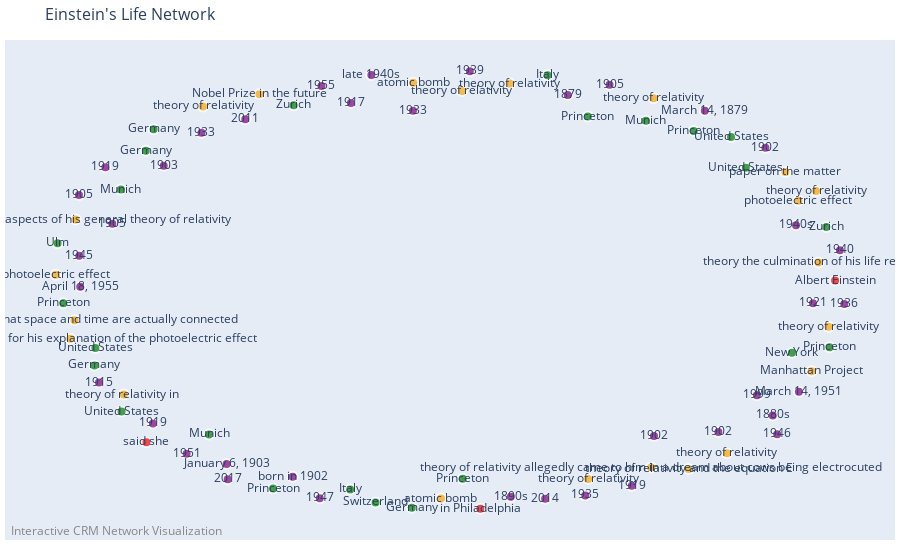

The code cell stored with this chart in its notebook:
### Markdown cell above
## Step 7: Interactive Network Visualization

Create an interactive network visualization using Plotly.

### Code cell
# Create plots directory
plots_dir = output_dir / "plots"
plots_dir.mkdir(exist_ok=True)

# Create interactive network plot
print("🎨 Creating interactive network visualization...")
interactive_fig = create_interactive_plot(
    graph,
    title="Einstein's Life Network",
    node_size_multiplier=20,
    edge_width_multiplier=2
)

# Save interactive plot
interactive_file = plots_dir / "network_overview.html"
interactive_fig.write_html(str(interactive_file))
print(f"✅ Generated interactive plot: {interactive_file}")

# Display in notebook - using alternative method
try:
    interactive_fig.show()
except ValueError as e:
    print(f"⚠️  Display issue: {e}")
    print("📁 Plot saved as HTML file - you can open it in your browser")
    print(f"🔗 File location: {interactive_file}")
    print("💡 Tip: Open the HTML file in your browser to view the interactive plot")

### Figure 1 — Plotly figure (JSON) as saved in the notebook; plotly's stock layout.template omitted (floating-point values rounded to 4 significant figures)
{"data": [{"hoverinfo": "none", "line": {"color": "#888", "width": 2}, "mode": "lines", "type": "scatter", "x": [], "y": []}, {"hoverinfo": "text", "hovertext": ["ID: 96bad046-6151-4ca3-a308-03550766ea38<br>Label: Albert Einstein<br>Class: E21", "ID: 0dbb60fb-71bd-4fe6-81a4-9c0413381345<br>Label: in Philadelphia<br>Class: E21", "ID: 7c7bc489-cd8f-4316-86f2-16da2034ddc5<br>Label: said she<br>Class: E21", "ID: c14a90aa-fd07-471d-a82c-f1f177cc434d<br>Label: Ulm<br>Class: E53", "ID: 92ed8c87-e3de-4b8c-8d6d-3f5112d8d4cc<br>Label: Munich<br>Class: E53", "ID: 8c6e9e4d-7ed7-4ca1-9bf0-e258d27fd1d9<br>Label: Munich<br>Class: E53", "ID: 39c70a4f-1dc8-4d15-b35d-094444a35f8b<br>Label: Munich<br>Class: E53", "ID: 89e9ca92-a432-484c-af5e-61067bd8ab77<br>Label: Zurich<br>Class: E53", "ID: 0bccdcec-7207-4adc-9b54-e011400a0a6c<br>Label: Zurich<br>Class: E53", "ID: a0598714-115e-44e5-9917-1a9dbbd93318<br>Label: Princeton<br>Class: E53", "ID: 869a69af-56cd-46f8-af6f-2ce114d1ae8d<br>Label: Princeton<br>Class: E53", "ID: b09355a3-57cc-477a-b7e9-a922178224d2<br>Label: Princeton<br>Class: E53", "ID: 588eaa18-8c2d-434e-9bff-a3d8433b608b<br>Label: Princeton<br>Class: E53", "ID: 14928449-ff5d-4edb-9a66-1414865760d8<br>Label: Princeton<br>Class: E53", "ID: f31936d0-a6d4-40f3-a162-0a5fa98be036<br>Label: Princeton<br>Class: E53", "ID: a96defd8-3b13-4862-b6b5-eae3b5b2c2e6<br>Label: New York<br>Class: E53", "ID: 0b7cc43e-4b53-4e5e-a7b0-6c3c0299a4a8<br>Label: Switzerland<br>Class: E53", "ID: 0239cbd8-3a47-429b-8196-16de80cb026b<br>Label: Germany<br>Class: E53", "ID: 4e732ecd-4a18-48b1-b48b-f8a02b9f342d<br>Label: Germany<br>Class: E53", "ID: 291685bf-d879-426c-bda4-41cb54843b93<br>Label: Germany<br>Class: E53", "ID: 7a6fb0fb-e55c-4db5-a22f-13390f2ec39c<br>Label: Germany<br>Class: E53", "ID: 0a4e07a1-dd5d-44e5-82d5-2fd70672a3e9<br>Label: Italy<br>Class: E53", "ID: 34e0881f-a74f-4fd9-bb90-490790fcc021<br>Label: Italy<br>Class: E53", "ID: e2f347f8-830e-496e-9ed5-6a70356830a7<br>Label: United States<br>Class: E53", "ID: de77135d-9f2a-4c89-8e63-26a8b85d8f9c<br>Label: United States<br>Class: E53", "ID: a11ba249-6f88-4ec7-95c3-bafa53af4557<br>Label: United States<br>Class: E53", "ID: 08c47753-500d-41cf-a0c5-ed025c43911a<br>Label: United States<br>Class: E53", "ID: 78e7f85f-a9e3-40dd-ad5a-ded0fa577c16<br>Label: theory of relativity<br>Class: E22", "ID: 3bf38e4c-4dc3-450c-8e3b-bc499bc9f2d0<br>Label: theory of relativity and the equation E<br>Class: E22", "ID: 1e28a47e-d086-4c92-ab7c-99340b80b214<br>Label: theory of relativity in <br>Class: E22", "ID: 2ab934c6-7d91-496b-8dd5-6ae88cfc6b85<br>Label: theory explains that space and time are actually connected<br>Class: E22", "ID: f755c592-ca40-41d2-a3f6-106321e9b576<br>Label: theory of relativity<br>Class: E22", "ID: 8bb4b78c-f40b-4b85-a5f3-bd8544a29523<br>Label: theory the culmination of his life research<br>Class: E22", "ID: 5cbd04ff-f7c7-45d0-9b23-dbc78f470079<br>Label: theory and key aspects of his general theory of relativity<br>Class: E22", "ID: de8646c7-f71a-4f45-9fe7-6c7ed1573eb3<br>Label: theory of relativity allegedly came to him in a dream about cows being electrocuted<br>Class: E22", "ID: 6feb2b20-a3e6-4fa3-87ce-768384575b64<br>Label: paper on the matter<br>Class: E22", "ID: 695a51e1-4ba7-4dce-99ec-04bd1f95133c<br>Label: Nobel Prize in Physics for his explanation of the photoelectric effect<br>Class: E22", "ID: 39ca61ae-1964-47f2-b08b-a727c244e643<br>Label: Nobel Prize in the future<br>Class: E22", "ID: 30bfa204-8f4f-4015-8570-603d5d1e0cdb<br>Label: theory of relativity<br>Class: E22", "ID: 41d4d77f-fc60-4ef8-a82d-4e983285907a<br>Label: theory of relativity<br>Class: E22", "ID: 37d04a37-6f06-4c6f-b656-71a6792466f6<br>Label: theory of relativity<br>Class: E22", "ID: 82a5983d-89d3-40f4-9de0-39a5ea3ad9c4<br>Label: theory of relativity<br>Class: E22", "ID: b3f93a93-00f2-4144-9174-a69f42b8ab95<br>Label: theory of relativity<br>Class: E22", "ID: 76484aca-1a42-4a97-ac84-68a91f0ae784<br>Label: theory of relativity<br>Class: E22", "ID: f4668656-bc0c-47a8-9adc-41a20aa67875<br>Label: photoelectric effect<br>Class: E22", "ID: fc1aea2c-9afc-4a3c-be3c-44f5c3038ea3<br>Label: photoelectric effect<br>Class: E22", "ID: 9bc9f35d-c439-48d3-8916-d30d33a0b658<br>Label: atomic bomb<br>Class: E22", "ID: 2ecbd18f-5c91-450c-8e26-4d8b4b5c9d40<br>Label: Manhattan Project<br>Class: E22", "ID: 4acb827b-a92c-4dda-9831-e0f2f2a4e140<br>Label: atomic bomb<br>Class: E22", "ID: 0d2b8360-bd96-4f07-be23-1d50c66edbd4<br>Label: born in 1902<br>Class: E52", "ID: 77bee981-0d05-405e-8091-73fb9a1d0dee<br>Label: March 14, 1879<br>Class: E52", "ID: 11d90f9f-a4fc-4b88-bb11-40ecbab71a07<br>Label: January 6, 1903<br>Class: E52", "ID: fe0cba01-bfd3-46ba-a926-c4be9c1c2045<br>Label: March 14, 1951<br>Class: E52", "ID: eca7cfb0-8d1a-422c-9dce-002d22e3150c<br>Label: April 18, 1955<br>Class: E52", "ID: d3ed2baf-008b-49e1-acbe-78753181f43e<br>Label: late 1940s<br>Class: E52", "ID: 066ac864-8d37-4fb5-b5e5-f81128539dd5<br>Label: 1880s<br>Class: E52", "ID: 9dca2be8-e983-4d16-8acd-015b985bb8da<br>Label: 1890s<br>Class: E52", "ID: 172d10c3-d497-4ccf-baf9-f5dbc8b0b8b3<br>Label: 1940s<br>Class: E52", "ID: 973e487e-23e0-4f10-9f97-a52a16848720<br>Label: 1879<br>Class: E52", "ID: 7512a9e8-e909-4347-aa2f-1952dfc88e25<br>Label: 1902<br>Class: E52", "ID: 9721b54c-8a54-4156-af99-e444b5a4b693<br>Label: 1905<br>Class: E52", "ID: 795fcabd-8c3d-48a3-bad3-607b8ff7aa5a<br>Label: 1905<br>Class: E52", "ID: a66f2c60-0d03-414a-be25-0494e12f3cb8<br>Label: 1915<br>Class: E52", "ID: 8f73df94-5ef6-45e0-8e21-efbc6ee1f23c<br>Label: 1919<br>Class: E52", "ID: bbcc4522-eebb-43e5-a1af-03a41247948a<br>Label: 1905<br>Class: E52", "ID: 69445020-819d-4a3e-bfde-e0b334c74899<br>Label: 1917<br>Class: E52", "ID: f9069d39-197a-4fc4-ba7b-f78a21498a91<br>Label: 1933<br>Class: E52", "ID: 2c77a00b-a50c-41ed-b607-e56f36e4b709<br>Label: 1921<br>Class: E52", "ID: 86be109a-c779-4c16-9ba3-c920793da2bc<br>Label: 1903<br>Class: E52", "ID: a51c5755-526a-436c-84a5-c665914f055e<br>Label: 1902<br>Class: E52", "ID: 650d592b-0150-4a18-a503-9e4c09878d7c<br>Label: 1902<br>Class: E52", "ID: ea4cf590-c674-4a43-ac25-e2061b69edc7<br>Label: 1919<br>Class: E52", "ID: a145329d-4a16-4571-8fdc-4809490fd130<br>Label: 1919<br>Class: E52", "ID: d1e4f380-a79e-4078-8685-4afa47f36d67<br>Label: 1936<br>Class: E52", "ID: 4429a1f3-4b7e-42c3-ad5a-e4c6f62b362c<br>Label: 1933<br>Class: E52", "ID: e5ef21d5-bea5-4a80-9d6c-60e3315d0d80<br>Label: 1935<br>Class: E52", "ID: de74bbef-7d70-4f5a-b24f-348f1b699029<br>Label: 1939<br>Class: E52", "ID: 2ed6469a-fc20-494e-992b-fd8863ce50db<br>Label: 1940<br>Class: E52", "ID: 5517bd7f-e031-4cb3-b4dc-6c6a934f4938<br>Label: 1945<br>Class: E52", "ID: dfb6d3b0-52a6-4115-9c5d-17d2d06928b3<br>Label: 1947<br>Class: E52", "ID: 6dae5f29-6817-499a-8d22-e19bd4d647af<br>Label: 1946<br>Class: E52", "ID: 6105354b-4d79-4ffe-a4ba-1df2cff00d2d<br>Label: 1951<br>Class: E52", "ID: 1c082125-224c-4bf5-a70d-fcea3d942242<br>Label: 2017<br>Class: E52", "ID: 15dd3d01-b460-40e4-9567-c39bb50e53fe<br>Label: 1955<br>Class: E52", "ID: b6714260-662a-4aaa-9c78-f3e0e9d91fda<br>Label: 2014<br>Class: E52", "ID: 0181924d-6002-442d-9e11-d6a234291d71<br>Label: 1999<br>Class: E52", "ID: 5495d943-d7df-4425-9943-cce5d670ead0<br>Label: 2011<br>Class: E52"], "marker": {"color": ["red", "red", "red", "green", "green", "green", "green", "green", "green", "green", "green", "green", "green", "green", "green", "green", "green", "green", "green", "green", "green", "green", "green", "green", "green", "green", "green", "orange", "orange", "orange", "orange", "orange", "orange", "orange", "orange", "orange", "orange", "orange", "orange", "orange", "orange", "orange", "orange", "orange", "orange", "orange", "orange", "orange", "orange", "purple", "purple", "purple", "purple", "purple", "purple", "purple", "purple", "purple", "purple", "purple", "purple", "purple", "purple", "purple", "purple", "purple", "purple", "purple", "purple", "purple", "purple", "purple", "purple", "purple", "purple", "purple", "purple", "purple", "purple", "purple", "purple", "purple", "purple", "purple", "purple", "purple", "purple"], "line": {"color": "white", "width": 2}, "size": [10, 10, 10, 10, 10, 10, 10, 10, 10, 10, 10, 10, 10, 10, 10, 10, 10, 10, 10, 10, 10, 10, 10, 10, 10, 10, 10, 10, 10, 10, 10, 10, 10, 10, 10, 10, 10, 10, 10, 10, 10, 10, 10, 10, 10, 10, 10, 10, 10, 10, 10, 10, 10, 10, 10, 10, 10, 10, 10, 10, 10, 10, 10, 10, 10, 10, 10, 10, 10, 10, 10, 10, 10, 10, 10, 10, 10, 10, 10, 10, 10, 10, 10, 10, 10, 10, 10]}, "mode": "markers+text", "text": ["Albert Einstein", "in Philadelphia", "said she", "Ulm", "Munich", "Munich", "Munich", "Zurich", "Zurich", "Princeton", "Princeton", "Princeton", "Princeton", "Princeton", "Princeton", "New York", "Switzerland", "Germany", "Germany", "Germany", "Germany", "Italy", "Italy", "United States", "United States", "United States", "United States", "theory of relativity", "theory of relativity and the equation E", "theory of relativity in ", "theory explains that space and time are actually connected", "theory of relativity", "theory the culmination of his life research", "theory and key aspects of his general theory of relativity", "theory of relativity allegedly came to him in a dream about cows being electrocuted", "paper on the matter", "Nobel Prize in Physics for his explanation of the photoelectric effect", "Nobel Prize in the future", "theory of relativity", "theory of relativity", "theory of relativity", "theory of relativity", "theory of relativity", "theory of relativity", "photoelectric effect", "photoelectric effect", "atomic bomb", "Manhattan Project", "atomic bomb", "born in 1902", "March 14, 1879", "January 6, 1903", "March 14, 1951", "April 18, 1955", "late 1940s", "1880s", "1890s", "1940s", "1879", "1902", "1905", "1905", "1915", "1919", "1905", "1917", "1933", "1921", "1903", "1902", "1902", "1919", "1919", "1936", "1933", "1935", "1939", "1940", "1945", "1947", "1946", "1951", "2017", "1955", "2014", "1999", "2011"], "textposition": "middle center", "type": "scatter", "x": [0.9617, 0.07625, -0.7573, -0.9792, -0.8211, 0.4894, -0.6011, -0.3898, 0.9398, 0.03223, -0.9648, -0.4412, 0.6086, 0.9479, 0.3444, 0.854, -0.1854, -0.7394, -0.09496, -0.7589, -0.8871, 0.244, -0.2486, -0.8195, 0.7019, 0.7389, -0.8848, 0.1496, 0.5958, -0.8139, -0.937, -0.616, 0.9202, -0.9344, 0.5027, 0.8376, -0.9472, -0.4751, 0.5086, 0.3453, 0.9452, 0.03028, 0.6918, 0.9142, -0.9837, 0.8701, -0.02216, 0.903, -0.09158, -0.3925, 0.6366, -0.5573, 0.8714, -0.9227, -0.1959, 0.8059, 0.1523, 0.8641, 0.2943, 0.7878, -0.8425, -0.9257, -0.8758, -0.8599, 0.3987, -0.2469, -0.62, 0.9066, -0.7142, 0.5096, 0.6703, 0.4543, -0.7412, 0.9846, -0.09204, 0.338, 0.04985, 0.9738, -0.925, -0.3247, 0.8171, -0.6571, -0.5545, -0.3205, 0.238, 0.7665, -0.5106], "y": [0.04255, -1, -0.6965, 0.2134, 0.4587, 0.7724, -0.6605, 0.8438, 0.2873, -0.8624, -0.06095, -0.9076, 0.7267, -0.2624, 0.792, -0.2873, -0.9711, 0.7341, -0.9949, 0.6358, -0.3453, 0.9804, -0.9116, -0.556, 0.699, 0.5584, -0.2651, 0.9431, -0.8187, -0.4782, -0.1384, 0.8384, 0.1256, 0.3217, -0.8115, 0.5391, -0.223, 0.8937, 0.8758, -0.8636, -0.1684, 0.9094, -0.7466, 0.4525, 0.06903, 0.4075, -0.9536, -0.3713, 0.9469, -0.8539, 0.8184, -0.7955, -0.4648, 0.01485, 0.982, -0.5737, -0.9447, 0.2953, 0.891, 0.6492, 0.3023, 0.4342, -0.4233, 0.5611, 0.9371, 0.8545, 0.718, -0.06132, 0.5672, -0.6673, -0.6496, -0.8947, -0.6102, -0.06407, 0.8185, -0.9391, 0.9992, 0.1813, 0.1561, -0.9524, -0.66, -0.7486, -0.8652, 0.9317, -0.9544, -0.4812, 0.7797]}], "layout": {"annotations": [{"font": {"color": "#888", "size": 12}, "showarrow": false, "text": "Interactive CRM Network Visualization", "x": 0.005, "xanchor": "left", "xref": "paper", "y": -0.002, "yanchor": "bottom", "yref": "paper"}], "hovermode": "closest", "margin": {"b": 20, "l": 5, "r": 5, "t": 40}, "showlegend": false, "title": {"font": {"size": 16}, "text": "Einstein's Life Network"}, "xaxis": {"showgrid": false, "showticklabels": false, "zeroline": false}, "yaxis": {"showgrid": false, "showticklabels": false, "zeroline": false}}}
